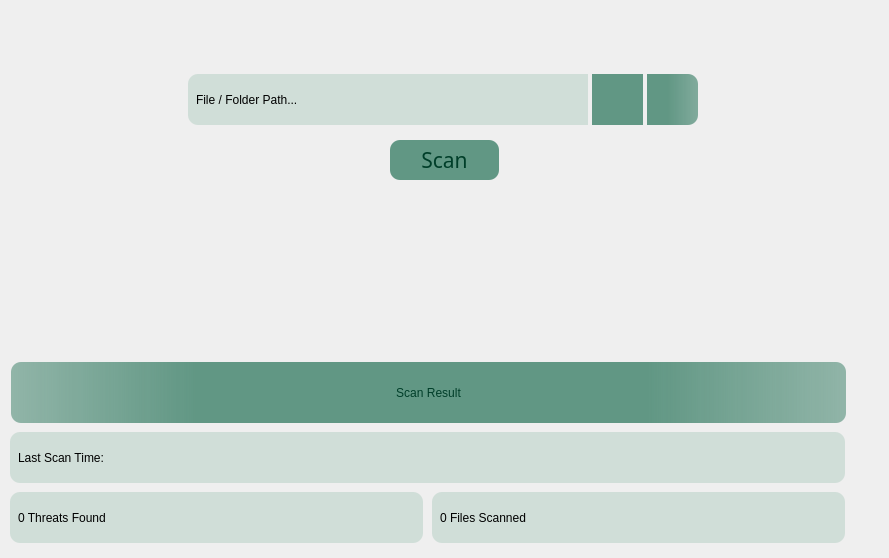
         <widget class="QWidget" name="scansPage">
          <layout class="QGridLayout" name="gridLayout">
           <property name="leftMargin">
            <number>0</number>
           </property>
           <property name="topMargin">
            <number>0</number>
           </property>
           <property name="rightMargin">
            <number>0</number>
           </property>
           <property name="bottomMargin">
            <number>0</number>
           </property>
           <property name="spacing">
            <number>0</number>
           </property>
           <item row="0" column="1">
            <spacer name="verticalSpacer_3">
             <property name="orientation">
              <enum>Qt::Vertical</enum>
             </property>
             <property name="sizeHint" stdset="0">
              <size>
               <width>20</width>
               <height>68</height>
              </size>
             </property>
            </spacer>
           </item>
           <item row="1" column="0">
            <spacer name="horizontalSpacer_10">
             <property name="orientation">
              <enum>Qt::Horizontal</enum>
             </property>
             <property name="sizeHint" stdset="0">
              <size>
               <width>184</width>
               <height>58</height>
              </size>
             </property>
            </spacer>
           </item>
           <item row="1" column="1">
            <widget class="QWidget" name="filePathWidget" native="true">
             <property name="minimumSize">
              <size>
               <width>521</width>
               <height>63</height>
              </size>
             </property>
             <property name="maximumSize">
              <size>
               <width>521</width>
               <height>4000</height>
              </size>
             </property>
             <layout class="QHBoxLayout" name="filePathLayout">
              <property name="spacing">
               <number>0</number>
              </property>
              <property name="leftMargin">
               <number>0</number>
              </property>
              <property name="topMargin">
               <number>0</number>
              </property>
              <property name="rightMargin">
               <number>0</number>
              </property>
              <property name="bottomMargin">
               <number>0</number>
              </property>
              <item>
               <widget class="QLabel" name="filePath">
                <property name="minimumSize">
                 <size>
                  <width>400</width>
                  <height>51</height>
                 </size>
                </property>
                <property name="maximumSize">
                 <size>
                  <width>400</width>
                  <height>51</height>
                 </size>
                </property>
                <property name="styleSheet">
                 <string notr="true">font: 12pt &quot;Alata&quot;;
padding: 2px 5px;
margin: 0;
background: none;
background-color: rgb(208, 222, 216);
border-top-left-radius: 10px;
border-bottom-left-radius: 10px</string>
                </property>
                <property name="text">
                 <string>File / Folder Path...</string>
                </property>
               </widget>
              </item>
              <item>
               <widget class="QPushButton" name="filePathBtn">
                <property name="minimumSize">
                 <size>
                  <width>51</width>
                  <height>51</height>
                 </size>
                </property>
                <property name="maximumSize">
                 <size>
                  <width>51</width>
                  <height>51</height>
                 </size>
                </property>
                <property name="styleSheet">
                 <string notr="true">QPushButton{
	font: 12pt &quot;Alata&quot;;
	color: rgb(0, 62, 41);
	padding: 2px 5px;
	margin: 0;
	background: none;
	background-color: rgb(97, 151, 132);
	border-style: outset
	}

QPushButton:hover {
background:rgba(75, 117, 102, 220)
	}</string>
                </property>
                <property name="text">
                 <string/>
                </property>
                <property name="icon">
                 <iconset resource="AV_Icons.qrc">
                  <normaloff>:/AV_Icons/AV_Icons/onefile.ico</normaloff>:/AV_Icons/AV_Icons/onefile.ico</iconset>
                </property>
                <property name="iconSize">
                 <size>
                  <width>24</width>
                  <height>24</height>
                 </size>
                </property>
                <property name="checkable">
                 <bool>true</bool>
                </property>
               </widget>
              </item>
              <item>
               <widget class="QPushButton" name="folderPathBtn">
                <property name="minimumSize">
                 <size>
                  <width>51</width>
                  <height>51</height>
                 </size>
                </property>
                <property name="maximumSize">
                 <size>
                  <width>51</width>
                  <height>51</height>
                 </size>
                </property>
                <property name="toolTip">
                 <string>Choose Path...</string>
                </property>
                <property name="styleSheet">
                 <string notr="true">QPushButton{
	font: 12pt &quot;Alata&quot;;
	color: rgb(0, 62, 41);
	padding: 2px 5px;
	margin: 0;
	background: none;
	background-color: qlineargradient(spread:pad, x1:0, y1:0, x2:1, y2:0, stop:0.409091 rgba(97, 151, 132, 255), stop:1 rgba(97, 151, 132, 198));
	border-top-right-radius: 10px;
	border-bottom-right-radius: 10px;
	border-style: outset
	}

QPushButton:hover {
background:rgba(75, 117, 102, 220)
	}</string>
                </property>
                <property name="text">
                 <string/>
                </property>
                <property name="icon">
                 <iconset resource="AV_Icons.qrc">
                  <normaloff>:/AV_Icons/AV_Icons/files.ico</normaloff>:/AV_Icons/AV_Icons/files.ico</iconset>
                </property>
                <property name="iconSize">
                 <size>
                  <width>24</width>
                  <height>24</height>
                 </size>
                </property>
                <property name="checkable">
                 <bool>true</bool>
                </property>
               </widget>
              </item>
             </layout>
            </widget>
           </item>
           <item row="1" column="2">
            <spacer name="horizontalSpacer_8">
             <property name="orientation">
              <enum>Qt::Horizontal</enum>
             </property>
             <property name="sizeHint" stdset="0">
              <size>
               <width>184</width>
               <height>48</height>
              </size>
             </property>
            </spacer>
           </item>
           <item row="2" column="0" colspan="3">
            <layout class="QHBoxLayout" name="ScanLayout">
             <item>
              <spacer name="horizontalSpacer_9">
               <property name="orientation">
                <enum>Qt::Horizontal</enum>
               </property>
               <property name="sizeHint" stdset="0">
                <size>
                 <width>145</width>
                 <height>20</height>
                </size>
               </property>
              </spacer>
             </item>
             <item>
              <widget class="QPushButton" name="scanBtn">
               <property name="minimumSize">
                <size>
                 <width>109</width>
                 <height>40</height>
                </size>
               </property>
               <property name="maximumSize">
                <size>
                 <width>109</width>
                 <height>40</height>
                </size>
               </property>
               <property name="font">
                <font>
                 <family>Alata</family>
                 <pointsize>16</pointsize>
                 <weight>50</weight>
                 <italic>false</italic>
                 <bold>false</bold>
                 <stylestrategy>PreferDefault</stylestrategy>
                </font>
               </property>
               <property name="toolTip">
                <string>Start Scan</string>
               </property>
               <property name="styleSheet">
                <string notr="true">QPushButton{
	font: 16pt &quot;Alata&quot;;
	color: rgb(0, 62, 41);
	padding: 2px 5px;
	margin: 0;
	background: none;
	text-align: center middle;
	background-color: rgb(97, 151, 132);
	border-top-left-radius: 10px;
	border-bottom-left-radius: 10px;
	border-top-right-radius: 10px;
	border-bottom-right-radius: 10px;
}
QPushButton:hover {
background:rgba(75, 117, 102, 220)
	}
</string>
               </property>
               <property name="text">
                <string>Scan</string>
               </property>
               <property name="iconSize">
                <size>
                 <width>0</width>
                 <height>0</height>
                </size>
               </property>
               <property name="checkable">
                <bool>true</bool>
               </property>
               <property name="flat">
                <bool>false</bool>
               </property>
              </widget>
             </item>
             <item>
              <spacer name="horizontalSpacer_11">
               <property name="orientation">
                <enum>Qt::Horizontal</enum>
               </property>
               <property name="sizeHint" stdset="0">
                <size>
                 <width>226</width>
                 <height>58</height>
                </size>
               </property>
              </spacer>
             </item>
            </layout>
           </item>
           <item row="3" column="1">
            <spacer name="verticalSpacer_2">
             <property name="orientation">
              <enum>Qt::Vertical</enum>
             </property>
             <property name="sizeHint" stdset="0">
              <size>
               <width>20</width>
               <height>168</height>
              </size>
             </property>
            </spacer>
           </item>
           <item row="4" column="0" colspan="3">
            <widget class="QWidget" name="scanInfo" native="true">
             <property name="minimumSize">
              <size>
               <width>856</width>
               <height>201</height>
              </size>
             </property>
             <property name="maximumSize">
              <size>
               <width>856</width>
               <height>201</height>
              </size>
             </property>
             <property name="cursor">
              <cursorShape>SizeAllCursor</cursorShape>
             </property>
             <widget class="QLabel" name="scanTitle">
              <property name="geometry">
               <rect>
                <x>11</x>
                <y>5</y>
                <width>835</width>
                <height>61</height>
               </rect>
              </property>
              <property name="minimumSize">
               <size>
                <width>0</width>
                <height>0</height>
               </size>
              </property>
              <property name="maximumSize">
               <size>
                <width>1000000</width>
                <height>1000000</height>
               </size>
              </property>
              <property name="styleSheet">
               <string notr="true">font: 16pt &quot;Alata&quot;;
color: rgb(0, 62, 41);
padding: 2px 5px;
margin: 0;
background: none;
text-align: center middle;
background-color:qlineargradient(spread:pad, x1:0, y1:0, x2:1, y2:0, stop:0 rgba(97, 151, 132, 169), stop:0.221591 rgba(97, 151, 132, 255), stop:0.761364 rgba(97, 151, 132, 255), stop:1 rgba(97, 151, 132, 169));
border-top-left-radius: 10px;
border-top-right-radius: 10px;
border-bottom-right-radius: 10px;
border-bottom-left-radius: 10px</string>
              </property>
              <property name="text">
               <string>Scan Result</string>
              </property>
              <property name="alignment">
               <set>Qt::AlignCenter</set>
              </property>
             </widget>
             <widget class="QLabel" name="scanTime">
              <property name="geometry">
               <rect>
                <x>10</x>
                <y>75</y>
                <width>835</width>
                <height>51</height>
               </rect>
              </property>
              <property name="styleSheet">
               <string notr="true">font: 12pt &quot;Alata&quot;;
padding: 2px 5px;
margin: 0;
background: none;
border-top-left-radius: 10px;
border-top-right-radius: 10px;
background-color: rgb(208, 222, 216);
border-bottom-right-radius: 10px;
border-bottom-left-radius: 10px</string>
              </property>
              <property name="text">
               <string>Last Scan Time: </string>
              </property>
             </widget>
             <widget class="QLabel" name="numThreats">
              <property name="geometry">
               <rect>
                <x>10</x>
                <y>135</y>
                <width>413</width>
                <height>51</height>
               </rect>
              </property>
              <property name="styleSheet">
               <string notr="true">font: 12pt &quot;Alata&quot;;
padding: 2px 5px;
margin: 0;
background: none;
background-color: rgb(208, 222, 216);
border-top-left-radius: 10px;
border-top-right-radius: 10px;
border-bottom-right-radius: 10px;
border-bottom-left-radius: 10px</string>
              </property>
              <property name="text">
               <string>0 Threats Found</string>
              </property>
             </widget>
             <widget class="QLabel" name="numScanned">
              <property name="geometry">
               <rect>
                <x>432</x>
                <y>135</y>
                <width>413</width>
                <height>51</height>
               </rect>
              </property>
              <property name="styleSheet">
               <string notr="true">font: 12pt &quot;Alata&quot;;
padding: 2px 5px;
margin: 0;
background: none;
background-color: rgb(208, 222, 216);
border-top-left-radius: 10px;
border-top-right-radius: 10px;
border-bottom-right-radius: 10px;
border-bottom-left-radius: 10px</string>
              </property>
              <property name="text">
               <string>0 Files Scanned</string>
              </property>
             </widget>
            </widget>
           </item>
          </layout>
          <zorder>filePathWidget</zorder>
          <zorder>scanInfo</zorder>
          <zorder>verticalSpacer_3</zorder>
         </widget>
